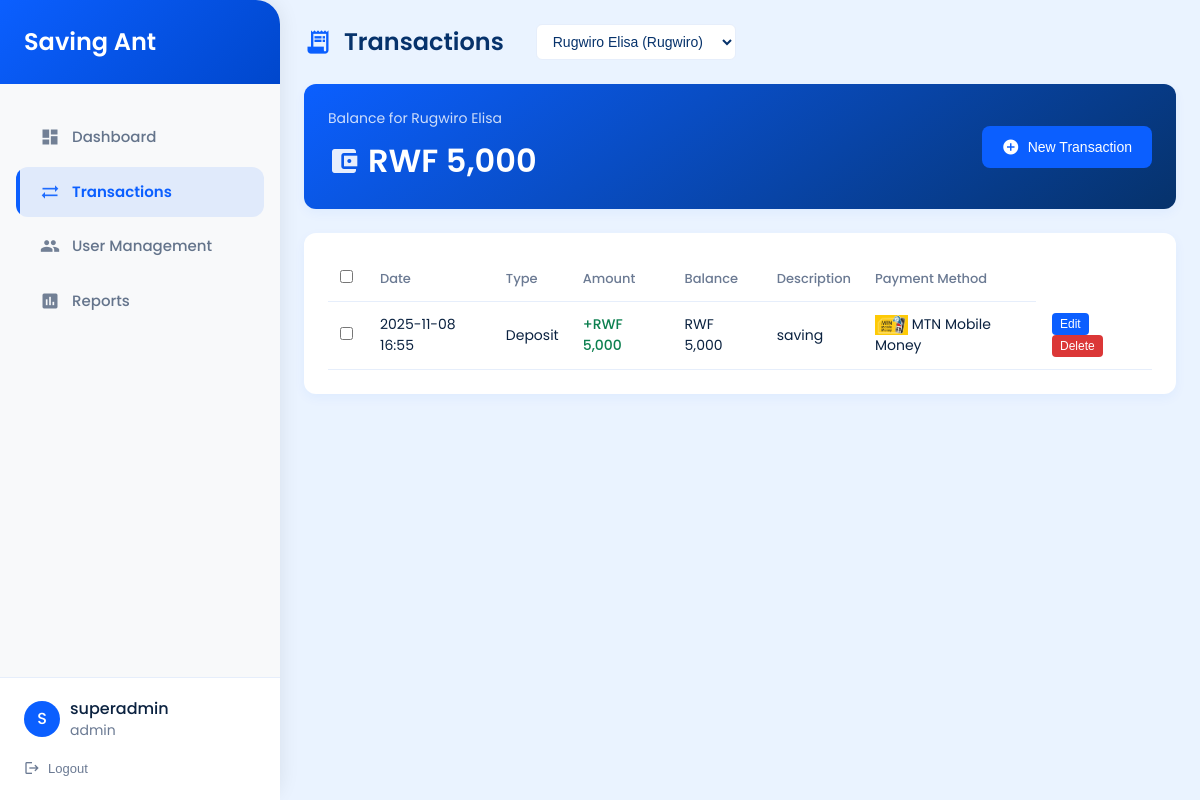
/transactions.php?user_id=9 (signed in), run on the app's committed database.
### tables this page shows
CREATE TABLE `users` (
  `id` int(11) NOT NULL,
  `username` varchar(50) NOT NULL,
  `email` varchar(255) NOT NULL,
  `password_hash` varchar(255) NOT NULL,
  `full_name` varchar(100) NOT NULL,
  `created_at` timestamp NOT NULL DEFAULT current_timestamp(),
  `updated_at` timestamp NOT NULL DEFAULT current_timestamp() ON UPDATE current_timestamp(),
  `last_login` timestamp NULL DEFAULT NULL,
  `is_active` tinyint(1) DEFAULT 1,
  `phone_number` varchar(20) DEFAULT NULL
);

CREATE TABLE `transactions` (
  `id` int(11) NOT NULL,
  `user_id` int(11) NOT NULL,
  `type` enum('deposit','withdrawal') NOT NULL,
  `amount` decimal(10,2) NOT NULL,
  `description` varchar(255) NOT NULL,
  `balance` decimal(10,2) NOT NULL,
  `created_at` timestamp NOT NULL DEFAULT current_timestamp(),
  `payment_method` varchar(50) NOT NULL DEFAULT 'momo'
);

### inc/db.php (called while the page is built)
<?php
function getPDO(): PDO
{
    $host = '127.0.0.1';
    $db   = 'saving_ant';
    $user = 'root';
    $pass = '';
    $charset = 'utf8mb4';
    $dsn = "mysql:host=$host;dbname=$db;charset=$charset";
    $options = [
        PDO::ATTR_ERRMODE => PDO::ERRMODE_EXCEPTION,
        PDO::ATTR_DEFAULT_FETCH_MODE => PDO::FETCH_ASSOC,
        PDO::ATTR_EMULATE_PREPARES => false,
    ];
    try {
        return new PDO($dsn, $user, $pass, $options);
    } catch (PDOException $e) {
        throw new PDOException($e->getMessage(), (int)$e->getCode());
    }
}

### inc/auth.php (called while the page is built, shortened)
<?php
require_once __DIR__ . '/db.php';
class Auth {
    private PDO $db;
    private ?array $user = null;
    public function __construct() {
        $this->db = getPDO();
        if (isset($_SESSION['user_id'])) {
            $this->loadUser($_SESSION['user_id']);
        }
    }
    public function getPdo(): PDO {
        return $this->db;
    }
    private function loadUser(int $userId): void {
        $stmt = $this->db->prepare("
            SELECT u.*, GROUP_CONCAT(r.name) as roles
            FROM users u
            LEFT JOIN user_roles ur ON u.id = ur.user_id
            LEFT JOIN roles r ON ur.role_id = r.id
            WHERE u.id = ? AND u.is_active = 1
            GROUP BY u.id
        ");
        $stmt->execute([$userId]);
        $user = $stmt->fetch();
        if ($user) {
            $user['roles'] = $user['roles'] ? explode(',', $user['roles']) : [];
            $this->user = $user;
        }
    }
    public function hasRole(string $role): bool {
        return $this->user && in_array($role, $this->user['roles']);
    }
    public function getUserById(int $userId): ?array {
        $stmt = $this->db->prepare("
            SELECT u.*, GROUP_CONCAT(r.name) as roles
            FROM users u
            LEFT JOIN user_roles ur ON u.id = ur.user_id
            LEFT JOIN roles r ON ur.role_id = r.id
            WHERE u.id = ?
            GROUP BY u.id
        ");
        $stmt->execute([$userId]);
        $user = $stmt->fetch();
        if ($user) {
            $user['roles'] = $user['roles'] ? explode(',', $user['roles']) : [];
            return $user;
        }
        return null;
    }
    public function getAllUsers(): array {
        $stmt = $this->db->query("
            SELECT
                u.id,
                u.username,
                u.email,
                u.full_name,
                u.is_active,
                u.created_at,
                u.last_login,
                GROUP_CONCAT(r.name) as roles
            FROM users u
            LEFT JOIN user_roles ur ON u.id = ur.user_id
            LEFT JOIN roles r ON ur.role_id = r.id
            GROUP BY u.id
            ORDER BY u.id DESC
        ");
        $users = $stmt->fetchAll();
        foreach ($users as &$user) {
            $user['roles'] = $user['roles'] ? explode(',', $user['roles']) : [];
        }
        return $users;
    }
}

### inc/functions.php (called while the page is built, shortened)
<?php
require_once __DIR__ . '/auth.php';
$auth = new Auth();
function getUserBalance(int $userId): float {
    global $auth;
    $pdo = $auth->getPdo();
    $stmt = $pdo->prepare('SELECT balance FROM user_balances WHERE user_id = ?');
    $stmt->execute([$userId]);
    $balance = $stmt->fetchColumn();
    return max(0, floatval($balance));
}
function getTransactions(array $params): array {
    global $auth;
    $pdo = $auth->getPdo();
    $query = 'SELECT * FROM transactions WHERE user_id = ? ORDER BY created_at DESC';
    $queryParams = [$params['user_id']];
    if (isset($params['limit'])) {
        $query .= ' LIMIT ?';
        $queryParams[] = $params['limit'];
        if (isset($params['offset'])) {
            $query .= ' OFFSET ?';
            $queryParams[] = $params['offset'];
        }
    }
    $stmt = $pdo->prepare($query);
    $stmt->execute($queryParams);
    return $stmt->fetchAll(PDO::FETCH_ASSOC);
}

### transactions.php (the view, shortened to what this page needs)
<?php
require_once __DIR__ . '/inc/functions.php';
$user = $auth->getUser();
$page = isset($_GET['page']) ? max(1, intval($_GET['page'])) : 1;
$perPage = 10;
$offset = ($page - 1) * $perPage;
$viewUserId = isset($_GET['user_id']) && $auth->hasRole('admin') ? intval($_GET['user_id']) : $user['id'];
$transactions = getTransactions([
    'user_id' => $viewUserId,
    'limit' => $perPage,
    'offset' => $offset
]);
$allUsers = [];
if ($auth->hasRole('admin')) {
    $allUsers = $auth->getAllUsers();
}
$currentBalance = getUserBalance($viewUserId);
$viewedUser = $viewUserId !== $user['id'] ? $auth->getUserById($viewUserId) : $user;
?>
<!DOCTYPE html>
<html lang="en">
<head>
    <link rel="stylesheet" href="css/toast.css">
    <link rel="stylesheet" href="css/delete-dialog.css">
</head>
<body>
    <?php include_once __DIR__ . '/inc/sidebar.php'; ?>
    <main class="main-content">
        <h1 class="page-title">
            <i class="material-icons">receipt_long</i>
            Transactions
            <?php if ($auth->hasRole('admin')): ?>
            <select id="userSelector" class="form-control" style="margin-left: 20px; width: 200px;" onchange="window.location.href='?user_id=' + this.value">
                <?php foreach ($allUsers as $u): ?>
                    <?php if ($u['id'] !== $user['id']): ?>
                    <option value="<?= $u['id'] ?>" <?= $viewUserId == $u['id'] ? 'selected' : '' ?>>
                        <?= htmlspecialchars($u['full_name']) ?> (<?= $u['username'] ?>)
                    </option>
                    <?php endif; ?>
                <?php endforeach; ?>
            </select>
            <?php endif; ?>
        </h1>
        <div class="card balance-card">
            <div>
                <div class="balance-label">
                    <?php if ($viewUserId !== $user['id']): ?>
                        Balance for <?= htmlspecialchars($viewedUser['full_name']) ?>
                    <?php else: ?>
                        Current Balance
                    <?php endif; ?>
                </div>
                <div class="balance-amount">
                    <i class="material-icons">account_balance_wallet</i>
                    RWF <?= number_format($currentBalance, 0) ?>
                </div>
            </div>
            <button class="btn btn-primary" onclick="document.getElementById('newTransactionForm').style.display='block'">
                <i class="material-icons">add_circle</i>
                New Transaction
            </button>
        </div>
        <div class="card">
            <table class="transactions-table">
                <thead>
                    <tr>
                        <?php if ($auth->hasRole('admin')): ?>
                        <th style="width: 40px;">
                            <input type="checkbox" id="selectAll" onchange="handleSelectAll(this)">
                        </th>
                        <?php endif; ?>
                        <th>Date</th>
                        <th>Type</th>
                        <th>Amount</th>
                        <th>Balance</th>
                        <th>Description</th>
                        <th>Payment Method</th>
                    </tr>
                </thead>
                <tbody>
                    <?php foreach ($transactions as $transaction): ?>
                        <tr data-id="<?= $transaction['id'] ?>">
                            <?php if ($auth->hasRole('admin')): ?>
                            <td>
                                <input type="checkbox" class="transaction-checkbox" value="<?= $transaction['id'] ?>" onchange="handleCheckboxChange(this)">
                            </td>
                            <?php endif; ?>
                            <td><?= date('Y-m-d H:i', strtotime($transaction['created_at'])) ?></td>
                            <td><?= ucfirst(htmlspecialchars($transaction['type'])) ?></td>
                            <td class="transaction-amount amount-<?= $transaction['type'] ?>">
                                <?= $transaction['type'] === 'deposit' ? '+' : '-' ?>RWF <?= number_format($transaction['amount'], 0) ?>
                            </td>
                            <td>RWF <?= number_format($transaction['balance'], 0) ?></td>
                            <td><?= htmlspecialchars($transaction['description']) ?></td>
                            <td>
                                <?php
                                $method = isset($transaction['payment_method']) ? strtolower($transaction['payment_method']) : 'momo';
                                $paymentMethods = [
                                    'momo' => ['file' => 'momo.png', 'name' => 'MTN Mobile Money'],
                                    'airtel' => ['file' => 'airtel.png', 'name' => 'Airtel Money'],
                                    'airtelmoney' => ['file' => 'airtel.png', 'name' => 'Airtel Money'],
                                    'bank' => ['file' => 'equity.png', 'name' => 'Equity Bank'],
                                    'equity' => ['file' => 'equity.png', 'name' => 'Equity Bank']
                                ];
                                $paymentInfo = $paymentMethods[$method] ?? $paymentMethods['momo'];
                                ?>
                                <img src="images/<?= htmlspecialchars($paymentInfo['file']) ?>"
                                     alt="<?= htmlspecialchars($paymentInfo['name']) ?>"
                                     style="height: 20px; vertical-align: middle;">
                                <?= htmlspecialchars($paymentInfo['name']) ?>
                            </td>
                            <?php if ($auth->hasRole('admin')): ?>
                            <td class="actions">
                                <button onclick="editTransaction(<?= $transaction['id'] ?>, <?= $transaction['amount'] ?>, '<?= htmlspecialchars($transaction['description']) ?>', '<?= htmlspecialchars($method) ?>', '<?= $transaction['type'] ?>')" class="btn-action edit">
                                    Edit
                                </button>
                                <form method="POST" action="manage_transactions.php" style="display: inline;">
                                    <button type="button" class="btn-action delete" onclick="confirmSingleDelete(this.form, <?= $transaction['id'] ?>)">
                                        Delete
                                    </button>
                                </form>
                            </td>
                            <?php endif; ?>
                        </tr>
                    <?php endforeach; ?>
                </tbody>
            </table>
        </div>
    </main>
</body>
</html>

### inc/sidebar.php (shortened to what this page needs)
<?php
$currentPage = basename($_SERVER['PHP_SELF']);
?>
<div class="sidebar" id="sidebar">
    <div class="sidebar-header">
        <a href="dashboard.php" class="brand">
            <span class="logo">Saving Ant</span>
        </a>
    </div>
    <nav class="nav-menu">
        <a href="dashboard.php" class="nav-item <?= $currentPage === 'dashboard.php' ? 'active' : '' ?>">
            <i class="material-icons">dashboard</i>
            Dashboard
        </a>
        <a href="transactions.php" class="nav-item <?= $currentPage === 'transactions.php' ? 'active' : '' ?>">
            <i class="material-icons">sync_alt</i>
            Transactions
        </a>
        <?php if ($auth->hasRole('admin')): ?>
            <a href="users.php" class="nav-item <?= $currentPage === 'users.php' ? 'active' : '' ?>">
                <i class="material-icons">people</i>
                User Management
            </a>
        <?php endif; ?>
        <?php if ($auth->hasRole('admin') || $auth->hasRole('manager')): ?>
            <a href="reports.php" class="nav-item <?= $currentPage === 'reports.php' ? 'active' : '' ?>">
                <i class="material-icons">assessment</i>
                Reports
            </a>
        <?php endif; ?>
    </nav>
    <div class="user-section">
        <a href="profile.php" class="user-info">
            <div class="user-avatar">
                <?= strtoupper(substr($user['full_name'] ?? 'U', 0, 1)) ?>
            </div>
            <div class="user-details">
                <div class="user-name"><?= htmlspecialchars($user['full_name'] ?? 'User') ?></div>
                <div class="user-role">admin</div>
            </div>
        </a>
        <form action="logout.php" method="post">
            <button type="submit" class="logout-btn">
                <i class="material-icons" style="font-size: 16px;">logout</i>
                Logout
            </button>
        </form>
    </div>
</div>

### transactions.php (style rules this page uses)
:root { --dialog-bg: rgba(0, 0, 0, 0.5); --dialog-shadow: 0 4px 6px rgba(0, 0, 0, 0.1); --warning-color: #bf8c0c; --primary: #0B5FFF; --dark: #06326B; --bg: #EAF3FF; --success: #0d8050; --warning: #bf8c0c; --danger: #db3737; --card-radius: 12px; }
* { margin: 0; padding: 0; box-sizing: border-box; }
body { font-family: 'Poppins', system-ui, -apple-system, 'Segoe UI', sans-serif; background: var(--bg); color: #0b2240; line-height: 1.5; min-height: 100vh; }
.main-content { margin-left: 250px; padding: 24px; min-height: 100vh; transition: margin-left 0.3s ease; }
.page-title { font-size: 24px; font-weight: 600; color: var(--dark); margin-bottom: 24px; }
.card { background: #fff; border-radius: var(--card-radius); padding: 24px; box-shadow: 0 4px 12px rgba(11,95,255,0.05); margin-bottom: 24px; transition: all 0.3s ease; }
.page-title { display: flex; align-items: center; gap: 12px; margin-bottom: 24px; }
.page-title i { font-size: 28px; color: var(--primary); }
.balance-card { display: flex; justify-content: space-between; align-items: center; background: linear-gradient(145deg, var(--primary), var(--dark)); color: white; }
.balance-amount { font-size: 32px; font-weight: 600; color: white; display: flex; align-items: center; gap: 8px; }
.balance-amount i { font-size: 32px; opacity: 0.9; }
.balance-label { font-size: 14px; color: rgba(255, 255, 255, 0.8); margin-bottom: 8px; }
.form-control { width: 100%; padding: 8px 12px; border: 1px solid #e6eefb; border-radius: 6px; font-size: 14px; transition: border-color 0.2s; }
.btn { padding: 12px 20px; border: none; border-radius: 8px; font-size: 14px; font-weight: 500; cursor: pointer; transition: all 0.3s ease; display: inline-flex; align-items: center; gap: 8px; justify-content: center; }
.btn i { font-size: 18px; }
.btn-primary { background: var(--primary); color: #fff; }
.transactions-table { width: 100%; border-collapse: collapse; }
.transactions-table th, .transactions-table td { padding: 12px; text-align: left; border-bottom: 1px solid #e6eefb; }
.transactions-table th { font-weight: 500; color: #6b7a93; font-size: 13px; }
.transactions-table td { font-size: 14px; }
.transaction-amount { font-weight: 500; }
.amount-deposit { color: var(--success); }
.btn-action { padding: 4px 8px; border: none; border-radius: 4px; font-size: 12px; cursor: pointer; margin-left: 4px; color: white; }
.btn-action.edit { background: var(--primary); }
.btn-action.delete { background: var(--danger); }
#userSelector { background: white; border: 1px solid #e6eefb; padding: 8px 12px; border-radius: 6px; font-size: 14px; color: var(--dark); cursor: pointer; transition: all 0.3s ease; }
#userSelector option { padding: 8px; }

### data on the page
users: full_name "S", full_name "superadmin", id "Rugwiro Elisa (Rugwiro)"
users: full_name "Rugwiro Elisa"
transactions: created_at "2025-11-08 16:55", type "Deposit", amount "5,000", balance "5,000", description "saving", payment_method (picture), payment_method "MTN Mobile Money"

### other printed values
$currentBalance "5,000"
